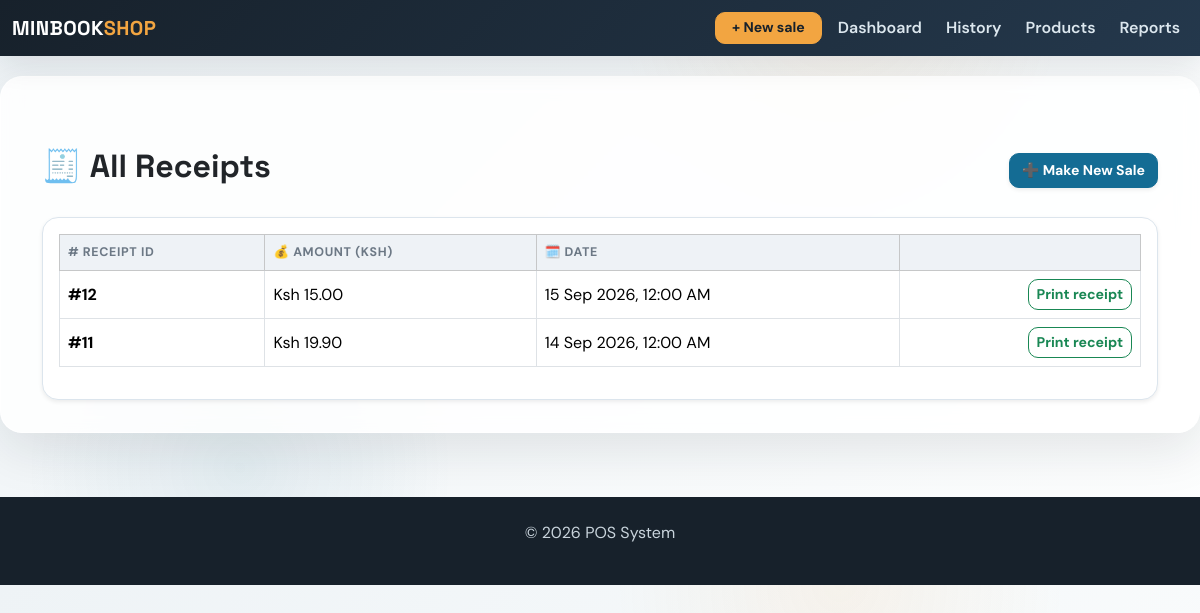
/receipts, run on an earlier commit of the app's database.
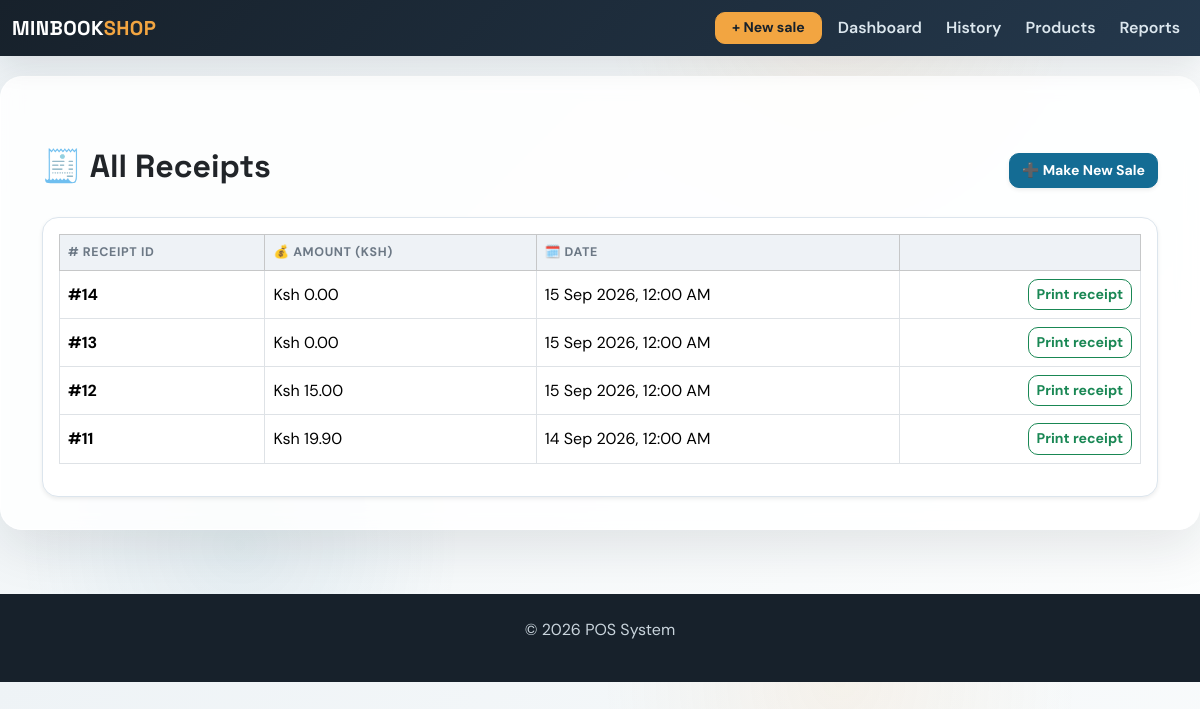
And on a later commit of the database.
### app/models.py (models this page shows, shortened)
class Sale(db.Model):
    id = db.Column(db.Integer, primary_key=True)
    amount = db.Column(db.Float, nullable=False)
    date = db.Column(db.Date, default=datetime.utcnow)
    user_id = db.Column(db.Integer, db.ForeignKey('user.id'), nullable=False)  # ForeignKey to User
    user = db.relationship('User', backref=db.backref('sales', lazy=True))  # Relationship with User
    product_id = db.Column(db.Integer, db.ForeignKey('product.id'), nullable=True)  # Legacy first product
    product = db.relationship('Product', backref=db.backref('sales', lazy=True))  # Relationship with Product
    quantity = db.Column(db.Integer, nullable=True)  # Legacy total quantity
    payment_method = db.Column(db.String(20), nullable=False, default='Cash')
    customer_name = db.Column(db.String(120), nullable=True)
    document_type = db.Column(db.String(20), nullable=False, default='receipt')
    discount = db.Column(db.Float, nullable=False, default=0.00)
    deposit = db.Column(db.Float, nullable=False, default=0.00)
    items = db.relationship('SaleItem', back_populates='sale', cascade='all, delete-orphan')

### app/routes.py (the view)
@main.route('/receipts')
def receipts():
    receipts_data = Sale.query.filter_by(document_type='receipt').order_by(Sale.id.desc()).all()
    return render_template('receipts.html', receipts=receipts_data)

### app/routes.py (called while the page is built)
@main.app_context_processor
def inject_now():
    return {'current_year': datetime.now().year}

### app/templates/receipts.html (shortened to what this page needs)
{% extends 'base.html' %}
{% block content %}
<div class="container mt-5">
    <div class="d-flex justify-content-between align-items-center mb-4">
        <h2 class="text-dark">🧾 All Receipts</h2>
        <a href="{{ url_for('main.sales') }}" class="btn btn-primary shadow-sm">➕ Make New Sale</a>
    </div>
    {% if receipts %}
    <div class="card shadow-sm rounded-4">
        <div class="card-body table-responsive">
            <table class="table table-hover table-bordered align-middle">
                <thead class="table-light">
                    <tr>
                        <th scope="col"># Receipt ID</th>
                        <th scope="col">💰 Amount (Ksh)</th>
                        <th scope="col">🗓️ Date</th>
                        <th scope="col"></th>
                    </tr>
                </thead>
                <tbody>
                    {% for receipt in receipts %}
                    <tr>
                        <td><strong>#{{ receipt.id }}</strong></td>
                        <td>Ksh {{ "{:,.2f}".format(receipt.amount) }}</td>
                        <td>{{ receipt.date.strftime('%d %b %Y, %I:%M %p') }}</td>
                        <td class="text-end"><a href="{{ url_for('main.receipt', sale_id=receipt.id) }}" class="btn btn-sm btn-outline-success" target="_blank">Print receipt</a></td>
                    </tr>
                    {% endfor %}
                </tbody>
            </table>
        </div>
    </div>
    {% else %}
    <div class="alert alert-info mt-3" role="alert">
        📭 No receipts found. Make a sale to generate receipts.
    </div>
    {% endif %}
</div>
{% endblock %}

What changed in the data, as far as the page shows it:
added Sale: id "14", amount "0.00", date "15 Sep 2026, 12:00 AM"
added Sale: id "13", amount "0.00", date "15 Sep 2026, 12:00 AM"
